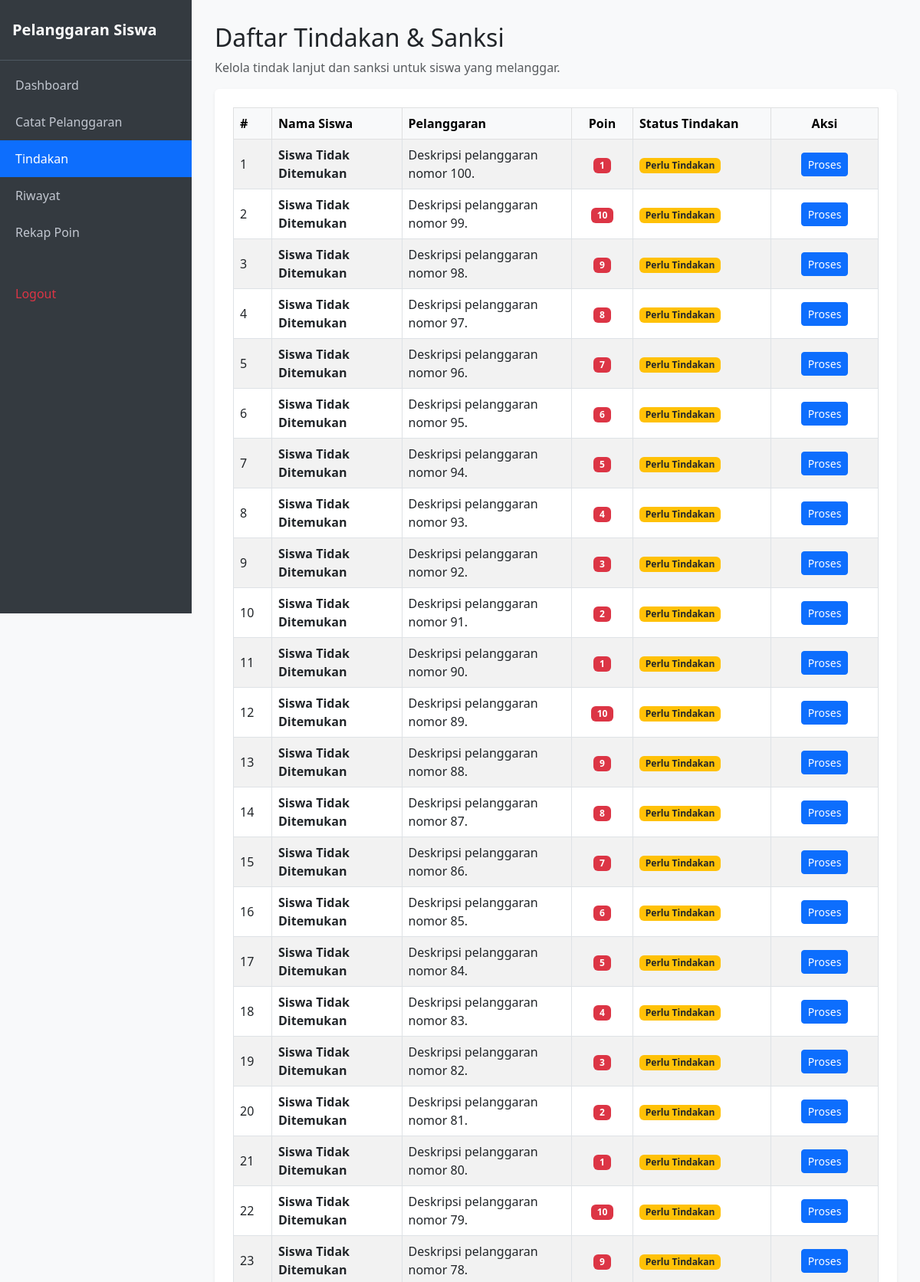
Screenshot of /tindakan.php (signed in, upper part) with the database file from the repository.
### tables this page shows
CREATE TABLE `t_pelanggaran` (
  `id` int(11) NOT NULL,
  `pelanggaran_kategori_id` int(11) DEFAULT NULL,
  `kode` varchar(30) DEFAULT NULL,
  `nama` varchar(150) DEFAULT NULL,
  `poin` int(11) NOT NULL,
  `deskripsi` text NOT NULL,
  `status_aktif` tinyint(1) NOT NULL,
  `created_at` timestamp NOT NULL DEFAULT current_timestamp(),
  `updated_at` timestamp NOT NULL DEFAULT current_timestamp()
);

### tindakan.php (the view, shortened to what this page needs)
<?php
include 'config/koneksi.php';
?>
<!DOCTYPE html>
<html lang="id">
<head>
    <link href="https://cdn.jsdelivr.net/npm/bootstrap@5.3.0/dist/css/bootstrap.min.css" rel="stylesheet">
</head>
<body>
    <div class="sidebar">
        <div class="brand">Pelanggaran Siswa</div>
        <div class="nav flex-column mt-2">
            <a href="dashboard_guru.php">Dashboard</a>
            <a href="catat_pelanggaran.php">Catat Pelanggaran</a>
            <a href="tindakan.php" class="active">Tindakan</a>
            <a href="riwayat.php">Riwayat</a>
            <a href="rekap_poin.php">Rekap Poin</a>
            <a href="logout.php" class="text-danger">Logout</a>
        </div>
    </div>
    <div class="content">
        <h2>Daftar Tindakan & Sanksi</h2>
        <p class="text-muted">Kelola tindak lanjut dan sanksi untuk siswa yang melanggar.</p>
        <div class="card p-4 shadow-sm border-0">
            <div class="table-responsive">
                <table class="table table-bordered table-striped align-middle mb-0">
                    <thead class="table-light">
                        <tr>
                            <th style="width: 50px;">#</th>
                            <th>Nama Siswa</th>
                            <th>Pelanggaran</th>
                            <th style="width: 80px;" class="text-center">Poin</th>
                            <th style="width: 180px;">Status Tindakan</th>
                            <th style="width: 140px;" class="text-center">Aksi</th>
                        </tr>
                    </thead>
                    <tbody>
                        <?php
                        $query = "SELECT * FROM t_pelanggaran ORDER BY id DESC";
                        $result = mysqli_query($koneksi, $query);
                        if ($result && mysqli_num_rows($result) > 0) {
                            $no = 1;
                            while ($row = mysqli_fetch_assoc($result)) {
                                $nama_siswa = "Siswa Tidak Ditemukan";
                                $teks_pelanggaran = $row['pelanggaran'] ?? $row['nama_pelanggaran'] ?? $row['keterangan'] ?? $row['deskripsi'] ?? $row['jenis_pelanggaran'] ?? '-';
                                $poin = $row['poin'] ?? $row['jml_poin'] ?? 0;
                                $status = !empty($row['status_tindakan']) ? $row['status_tindakan'] : 'Perlu Tindakan';
                                $badge_class = 'bg-warning text-dark';
                                ?>
                                <tr>
                                    <td><?php echo $no++; ?></td>
                                    <td><b><?php echo htmlspecialchars($nama_siswa); ?></b></td>
                                    <td><?php echo htmlspecialchars($teks_pelanggaran); ?></td>
                                    <td class="text-center"><span class="badge bg-danger"><?php echo htmlspecialchars($poin); ?></span></td>
                                    <td><span class="badge <?php echo $badge_class; ?>"><?php echo htmlspecialchars($status); ?></span></td>
                                    <td class="text-center">
                                        <button class="btn btn-primary btn-sm" data-bs-toggle="modal" data-bs-target="#modalTindakan<?php echo $row['id']; ?>">
                                            Proses
                                        </button>
                                    </td>
                                </tr>
                                <?php
                            }
                        } else {
                            echo "<tr><td colspan='6' class='text-center text-muted py-3'>Belum ada data tindakan yang perlu diproses.</td></tr>";
                        }
                        ?>
                    </tbody>
                </table>
            </div>
        </div>
    </div>
</body>
</html>

### tindakan.php (style rules this page uses)
body { min-height: 100vh; background-color: #f8f9fa; }
.sidebar { width: 250px; min-height: 100vh; background-color: #343a40; color: #fff; position: fixed; }
.sidebar .brand { padding: 1.5rem 1rem; font-size: 1.25rem; font-weight: bold; border-bottom: 1px solid #4f5962; }
.sidebar a { color: #c2c7d0; text-decoration: none; padding: 12px 20px; display: block; }
.sidebar a:hover, .sidebar a.active { background-color: #0d6efd; color: #fff; }
.content { margin-left: 250px; padding: 30px; }

### rows the page displays
t_pelanggaran: nama_siswa "Siswa Tidak Ditemukan", deskripsi "Deskripsi pelanggaran nomor 100.", poin "1", status "Perlu Tindakan"
t_pelanggaran: nama_siswa "Siswa Tidak Ditemukan", deskripsi "Deskripsi pelanggaran nomor 99.", poin "10", status "Perlu Tindakan"
t_pelanggaran: nama_siswa "Siswa Tidak Ditemukan", deskripsi "Deskripsi pelanggaran nomor 98.", poin "9", status "Perlu Tindakan"
t_pelanggaran: nama_siswa "Siswa Tidak Ditemukan", deskripsi "Deskripsi pelanggaran nomor 97.", poin "8", status "Perlu Tindakan"
t_pelanggaran: nama_siswa "Siswa Tidak Ditemukan", deskripsi "Deskripsi pelanggaran nomor 96.", poin "7", status "Perlu Tindakan"
t_pelanggaran: nama_siswa "Siswa Tidak Ditemukan", deskripsi "Deskripsi pelanggaran nomor 95.", poin "6", status "Perlu Tindakan"
t_pelanggaran: nama_siswa "Siswa Tidak Ditemukan", deskripsi "Deskripsi pelanggaran nomor 94.", poin "5", status "Perlu Tindakan"
t_pelanggaran: nama_siswa "Siswa Tidak Ditemukan", deskripsi "Deskripsi pelanggaran nomor 93.", poin "4", status "Perlu Tindakan"
t_pelanggaran: nama_siswa "Siswa Tidak Ditemukan", deskripsi "Deskripsi pelanggaran nomor 92.", poin "3", status "Perlu Tindakan"
t_pelanggaran: nama_siswa "Siswa Tidak Ditemukan", deskripsi "Deskripsi pelanggaran nomor 91.", poin "2", status "Perlu Tindakan"
t_pelanggaran: nama_siswa "Siswa Tidak Ditemukan", deskripsi "Deskripsi pelanggaran nomor 90.", poin "1", status "Perlu Tindakan"
t_pelanggaran: nama_siswa "Siswa Tidak Ditemukan", deskripsi "Deskripsi pelanggaran nomor 89.", poin "10", status "Perlu Tindakan"
t_pelanggaran: nama_siswa "Siswa Tidak Ditemukan", deskripsi "Deskripsi pelanggaran nomor 88.", poin "9", status "Perlu Tindakan"
t_pelanggaran: nama_siswa "Siswa Tidak Ditemukan", deskripsi "Deskripsi pelanggaran nomor 87.", poin "8", status "Perlu Tindakan"
t_pelanggaran: nama_siswa "Siswa Tidak Ditemukan", deskripsi "Deskripsi pelanggaran nomor 86.", poin "7", status "Perlu Tindakan"
t_pelanggaran: nama_siswa "Siswa Tidak Ditemukan", deskripsi "Deskripsi pelanggaran nomor 85.", poin "6", status "Perlu Tindakan"
t_pelanggaran: nama_siswa "Siswa Tidak Ditemukan", deskripsi "Deskripsi pelanggaran nomor 84.", poin "5", status "Perlu Tindakan"
t_pelanggaran: nama_siswa "Siswa Tidak Ditemukan", deskripsi "Deskripsi pelanggaran nomor 83.", poin "4", status "Perlu Tindakan"
t_pelanggaran: nama_siswa "Siswa Tidak Ditemukan", deskripsi "Deskripsi pelanggaran nomor 82.", poin "3", status "Perlu Tindakan"
t_pelanggaran: nama_siswa "Siswa Tidak Ditemukan", deskripsi "Deskripsi pelanggaran nomor 81.", poin "2", status "Perlu Tindakan"
t_pelanggaran: nama_siswa "Siswa Tidak Ditemukan", deskripsi "Deskripsi pelanggaran nomor 80.", poin "1", status "Perlu Tindakan"
t_pelanggaran: nama_siswa "Siswa Tidak Ditemukan", deskripsi "Deskripsi pelanggaran nomor 79.", poin "10", status "Perlu Tindakan"
t_pelanggaran: nama_siswa "Siswa Tidak Ditemukan", deskripsi "Deskripsi pelanggaran nomor 78.", poin "9", status "Perlu Tindakan"
